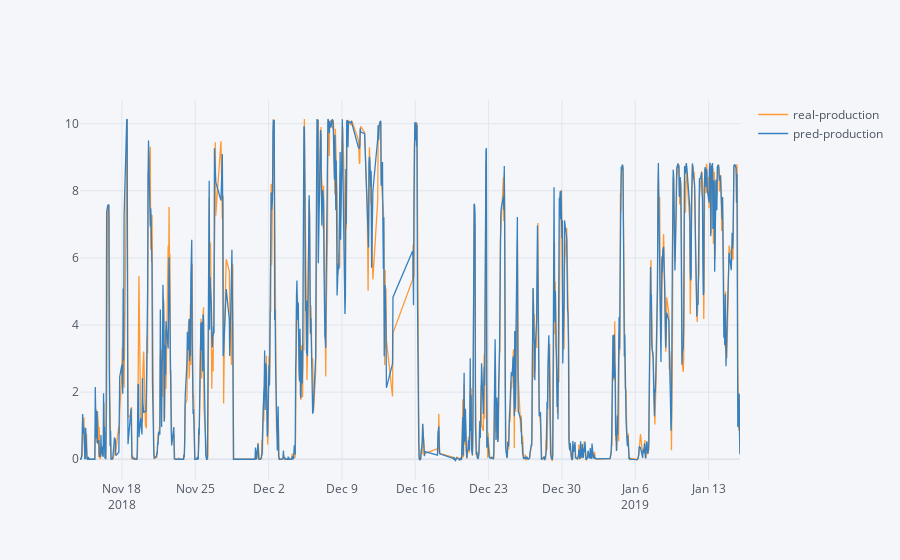

The cell this chart's notebook holds for it:
### Code cell
real_pred = np.concatenate((np.array(y_test), predictions)).reshape(len(y_test),2)

df_real_pred =  pd.DataFrame(data=real_pred,
                             index=X_test.Time,
                             columns=['real-production','pred-production'])

df_real_pred.iplot(kind='scatter', filename='cufflinks/cf-simple-line')

### Figure 1 — Plotly figure (JSON) as saved in the notebook; plotly's stock layout.template omitted (floating-point values rounded to 4 significant figures; data arrays with more than 128 entries replaced by an {"elided": "..."} marker saying what was removed)
{"data": [{"line": {"color": "rgba(255, 153, 51, 1.0)", "dash": "solid", "shape": "linear", "width": 1.3}, "mode": "lines", "name": "real-production", "text": "", "type": "scatter", "x": {"elided": "1065 str values"}, "y": {"elided": "1065 float values"}}, {"line": {"color": "rgba(55, 128, 191, 1.0)", "dash": "solid", "shape": "linear", "width": 1.3}, "mode": "lines", "name": "pred-production", "text": "", "type": "scatter", "x": {"elided": "1065 str values"}, "y": {"elided": "1065 float values"}}], "layout": {"legend": {"bgcolor": "#F5F6F9", "font": {"color": "#4D5663"}}, "paper_bgcolor": "#F5F6F9", "plot_bgcolor": "#F5F6F9", "title": {"font": {"color": "#4D5663"}}, "xaxis": {"gridcolor": "#E1E5ED", "showgrid": true, "tickfont": {"color": "#4D5663"}, "title": {"font": {"color": "#4D5663"}, "text": ""}, "zerolinecolor": "#E1E5ED"}, "yaxis": {"gridcolor": "#E1E5ED", "showgrid": true, "tickfont": {"color": "#4D5663"}, "title": {"font": {"color": "#4D5663"}, "text": ""}, "zerolinecolor": "#E1E5ED"}}}
